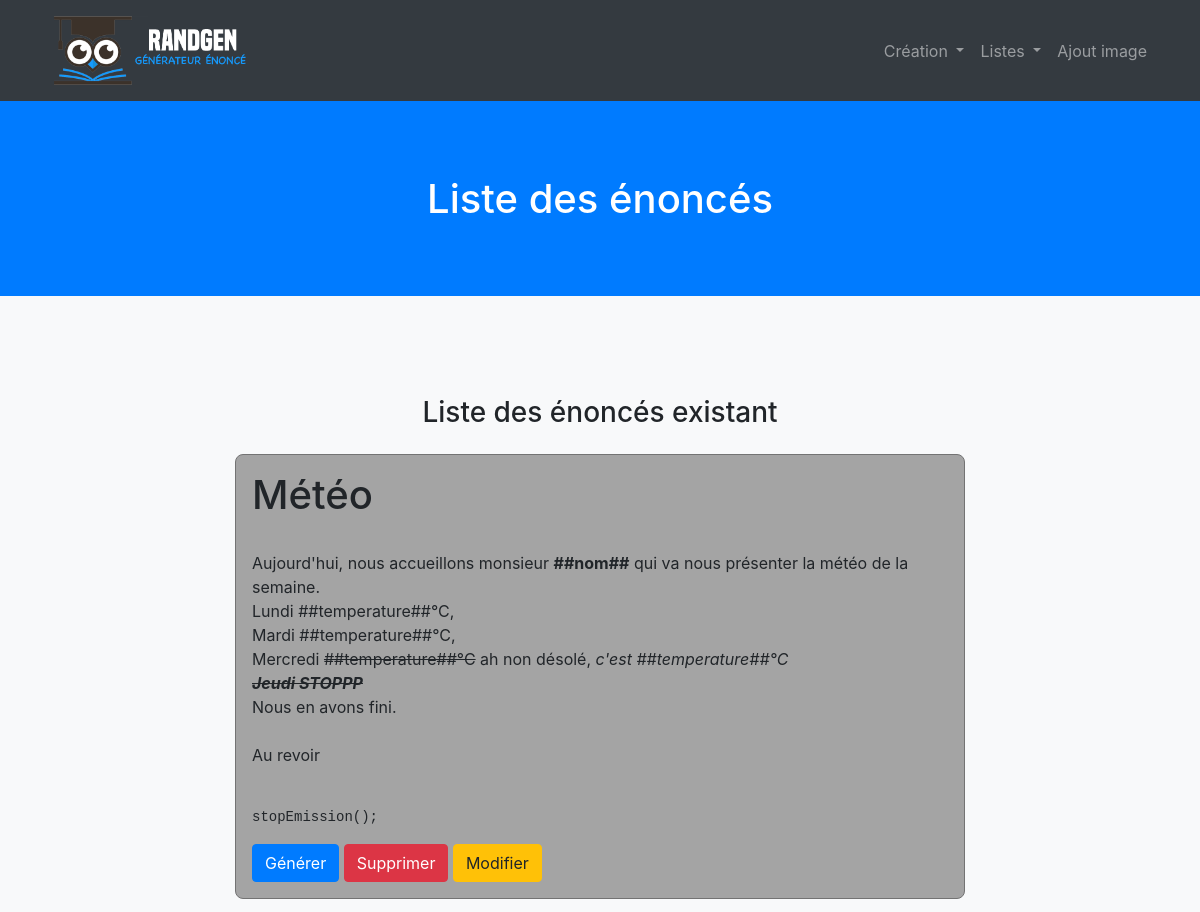
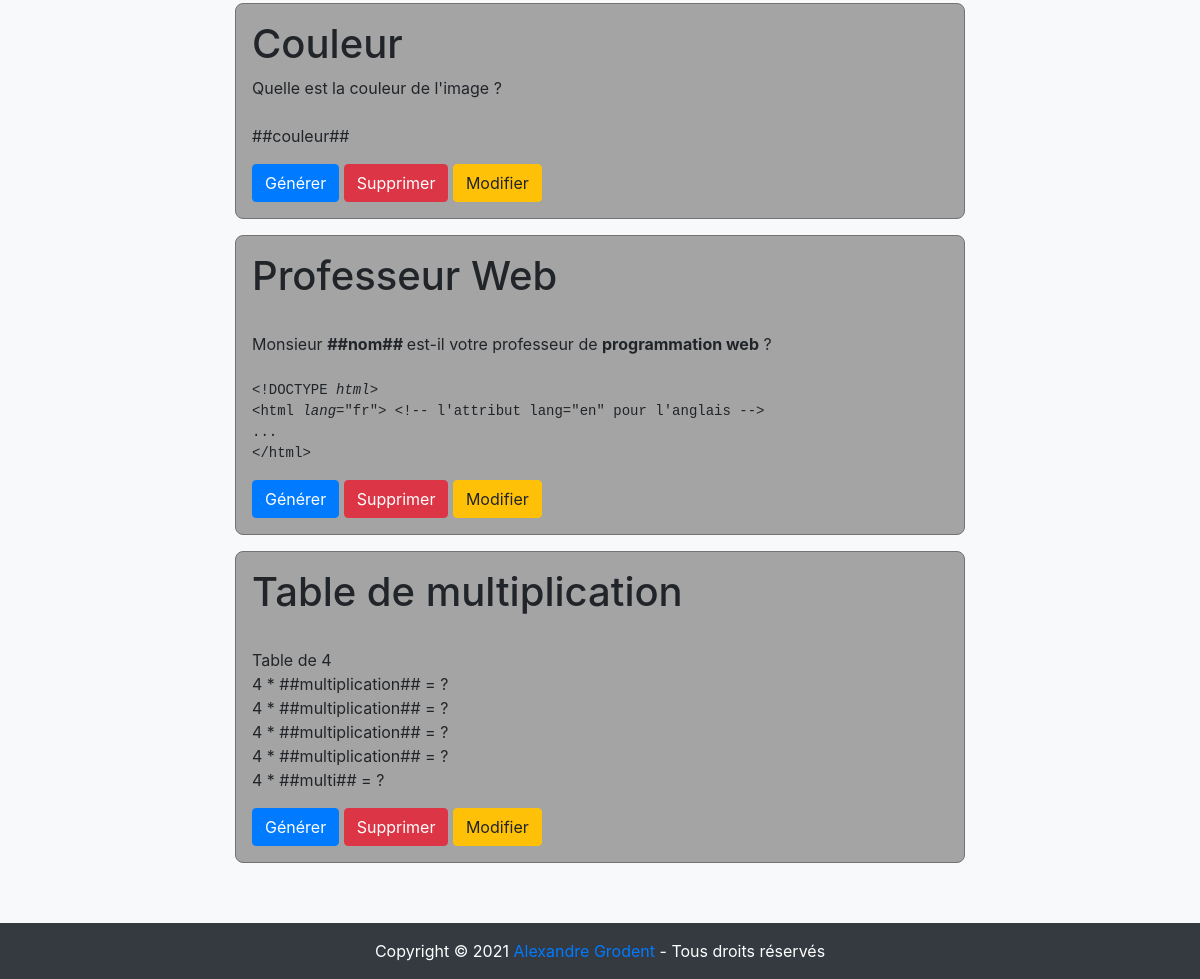
Screenshot of /liste_enonces with the database file from the repository (2 pictures, top to bottom).
### tables this page shows
CREATE TABLE `enonce` (
  `idEnonce` int(11) NOT NULL,
  `contenu` varchar(10000) DEFAULT NULL
);

### fct.inc.php (called while the page is built, shortened)
<?php
function controller ($name) {
    require_once(__DIR__ . "/controllers/$name.php");
}
function view ($name) {
    require_once(__DIR__ . "/views/$name.php");
}

### controllers/liste_enonces.php (called while the page is built, shortened)
<?php
view("liste_enonces");

### models/listes.php (called while the page is built, shortened)
<?php
function getEnonces () {
    $db = dbConnect();
    return mysqli_query($db, "SELECT * FROM enonce;");
}

### views/liste_enonces.php (the view, shortened to what this page needs)
<header class="bg-primary text-white">
    <div class="container text-center">
        <h1>Liste des énoncés</h1>
    </div>
</header>
<section class="bg-light">
    <div class="container">
        <div class="row">
            <div class="col-12 col-lg-8 mx-auto">
                <div class="container">
                    <h3 class="text-center mb-4">Liste des énoncés existant</h3>
                    <div class="row">
                        <?php
                        $res = getEnonces();
                        if ($res) {
                            $numRows = mysqli_num_rows($res);
                            if ($numRows > 0) {
                                for ($i=0; $i<$numRows; $i++) {
                                    $row = mysqli_fetch_assoc($res);
                                    ?>
                                    <div class="col-12 mb-3 p-3 enonce">
                                        <?= $row["contenu"] ?>
                                        <div class="mt-3">
                                            <a class="btn btn-primary" href="/liste_enonces/<?= $row["idEnonce"] ?>/generate">Générer</a>
                                            <a class="btn btn-danger" href="/liste_enonces/<?= $row["idEnonce"] ?>/delete">Supprimer</a>
                                            <a class="btn btn-warning" href="/liste_enonces/<?= $row["idEnonce"] ?>/edit">Modifier</a>
                                        </div>
                                    </div>
                                    <?php
                                }
                            } else {
                                echo '<div class="col-12 mx-auto">';
                                printError("Aucun énoncés disponible dans la base de données !");
                                echo '</div>';
                            }
                        }
                        ?>
                    </div>
                </div>
            </div>
        </div>
    </div>
</section>

### public/assets/css/style.css (style rules this page uses)
header { padding: 175px 0 65px; }
section { padding: 100px 0; }
.enonce { background-color: #A4A4A4FF; border: 1px solid #737373; border-radius: 8px; }

### rows the page displays
enonce: contenu "Météo Aujourd'hui, nous accueillons monsieur ##nom## qui va nous présenter la météo de la semaine. Lundi ##temperature##°C, Mardi ##temperature##°C, Mercredi ##temperature##°C ah non désolé, c'est ##temperature##°C Jeudi STOPPP Nous en avons fini. Au revoir stopEmission();"
enonce: contenu "Couleur Quelle est la couleur de l'image ? ##couleur##"
enonce: contenu "Professeur Web Monsieur ##nom## est-il votre professeur de programmation web ? <!DOCTYPE html > <html lang =\"fr\"> <!-- l'attribut lang=\"en\" pour l'anglais --> ... </html>"
enonce: contenu "Table de multiplication Table de 4 4 * ##multiplication## = ? 4 * ##multiplication## = ? 4 * ##multiplication## = ? 4 * ##multiplication## = ? 4 * ##multi## = ?"
